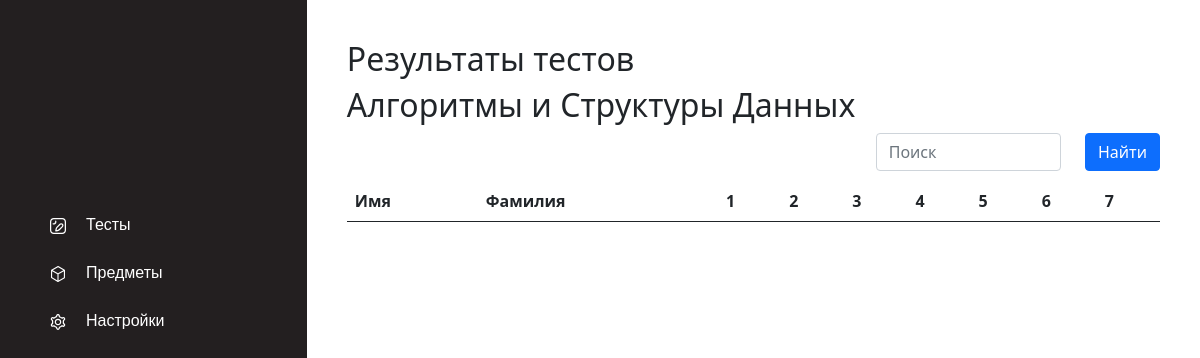
The app's page /subjects/results/?subject=1 (signed in), older data.
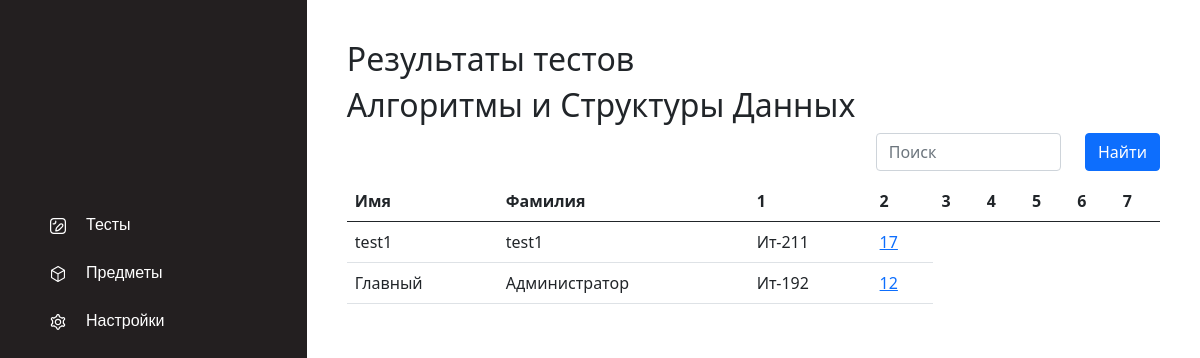
The same page, newer data.
### tests/models.py (models this page shows)
class Subject(models.Model):
    name = models.CharField(max_length=50)

### account/models.py (models this page shows)
class User(auth_models.AbstractUser):
    active_test = models.PositiveIntegerField(blank=True, null=True)
    study_group = models.ForeignKey(StudyGroup, on_delete=models.SET_NULL, null=True)

class StudyGroup(models.Model):
    name = models.CharField(max_length=20)

### results/views.py (the view, shortened to what this page needs)
# urls.py: path('results/', views.show_results, name='show results'),
@login_required(login_url='/account/auth/', redirect_field_name='')
def show_results(request):
    subject = Subject.objects.get(id=request.GET.get("subject"))
    user_status = User.objects.get(id=request.user.id).study_group.id
    results = get_subject_results(subject, user_status)
    return render(request, 'subjects/results.html', {'data': results, 'subject': subject, 'topics': [i for i in range(1, len(subject.topic_set.all()) + 1)]})

### templates/subjects/results.html (shortened to what this page needs)
{% extends "tests/../base.html" %}
{% block content %}
    <h2>Результаты тестов</h2>
        <h2>{{ subject.name }}</h2>
        <div class="container-fliud">
        <div class="row justify-content-end">
            <div style="margin-bottom: 10px" class="col-3"><input id='searchInput' class="form-control g-3" type="text" placeholder="Поиск" aria-label="default input example"></div>
            <div class="col-auto"><button id="searchButton" type="button" class="btn btn-primary">Найти</button></div>
        </div>
            <table class="table">
              <thead>
                <tr>
                  <th scope="col">Имя</th>
                  <th scope="col">Фамилия</th>
                    {% for topic in topics %}
                    <th scope="col">{{ topic }}</th>
                    {% endfor %}
                </tr>
              </thead>
              <tbody>
              {% for item in data %}
                <tr>
                    <td>{{ item.name }}</td>
                    <td>{{ item.surname }}</td>
                    <td>{{ item.group }}</td>
                    {% for result in item.results %}
                        <td><a href = "">{{ result }}</a></td>
                    {% endfor %}
                </tr>
              {% endfor %}
              </tbody>
            </table>
        </div>
{% endblock content %}

### templates/base.html (shortened to what this page needs)
<!DOCTYPE html>
<html lang="ru">
<head>
    {% load static %}
    <link href="https://cdn.jsdelivr.net/npm/bootstrap@5.0.0-beta1/dist/css/bootstrap.min.css" rel="stylesheet">
    <link rel="stylesheet" type="text/css" href="{% static 'css/base.css' %}">
</head>
<body>
    <div class="main-container">
        <div class="menu-container">
            <a class="menu-element" href="/tests">
                <div class="menu-image"><img src="{% static 'img/notes.svg' %}"></div>
                <div class="menu-text">Тесты</div>
            </a>
            <a class="menu-element" href="/subjects">
                <div class="menu-image"><img src="{% static 'img/cube.svg' %}"></div>
                <div class="menu-text">Предметы</div>
            </a>
            <a class="menu-element" href="/account">
                <div class="menu-image"><img src="{% static 'img/settings.svg' %}"></div>
                <div class="menu-text">Настройки</div>
            </a>
        </div>
        <div class="content-container">{% block content %}{% endblock content %}</div>
    </div>
</body>
</html>

### tests/static/css/base.css (style rules this page uses)
html, body { height: 100%; }
.main-container { display: flex; flex-direction: row; height: 100%; width: 100%; }
.content-container { padding: 40px; width: 100%; overflow: scroll; }
.menu-container { height: 100%; background-color: #231F20; padding: 200px 30px 30px; justify-content: flex-start; display: flex; flex-direction: column; width: 400px; font-family: Inter, sans-serif; font-weight: 500; }
.menu-element { padding: 12px 20px; color: white; border-radius: 5px; font-size: medium; display: flex; flex-direction: row; justify-items: center; text-decoration: none; }
.menu-image img { width: 16px; margin-right: 20px; }

Row changes from the older to the newer data that the page shows:
added User: name "test1", surname "test1"
added StudyGroup: group "Ит-211"
now on this page (row edited): User: name "Главный", surname "Администратор"
now on this page (row edited): StudyGroup: group "Ит-192"
Text that changed along with them:
new list line: "17"
new list line: "12"
